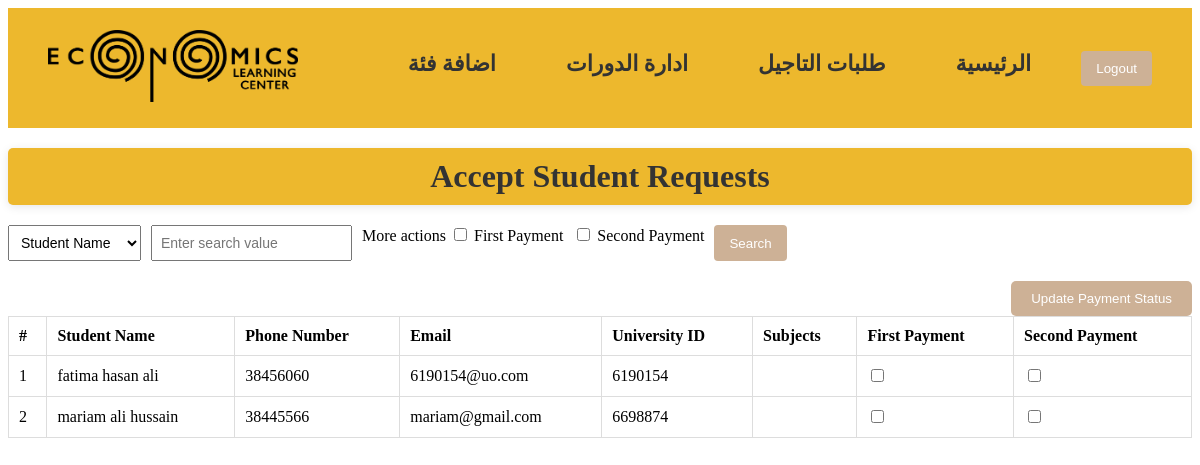
Screenshot of /accepted-requests/ with the database file from the repository.
### main_app/models.py (models this page shows, shortened)
class StudentRequest(models.Model):
    student_name = models.CharField(max_length=255)
    phone_number = models.CharField(max_length=15, null=True)
    email = models.EmailField(max_length=255, null=True)
    univ_id = models.CharField(max_length=20, null=True)
    subject = models.ManyToManyField(Subject)
    attachment = models.FileField(upload_to='attachments/', blank=True, null=True)
    status = models.CharField(max_length=10, default='Pending')
    created_at = models.DateTimeField(auto_now_add=True)
    first_payment = models.BooleanField(default=False)
    second_payment = models.BooleanField(default=False)

### main_app/views.py (the view, shortened to what this page needs)
# urls.py: path('accepted-requests/', views.accept_admin, name='accept_admin'),
def accept_admin(request):
    query = request.GET.get('search', '')
    query_field = request.GET.get('field', 'student_name')  # Default to student_name
    first_payment = request.GET.get('first_payment')  # Check if first_payment is checked
    second_payment = request.GET.get('second_payment')  # Check if second_payment is checked
    accepted_requests = StudentRequest.objects.filter(status='Approved')
    if first_payment and not second_payment:
        accepted_requests = accepted_requests.filter(first_payment=False)
    elif second_payment and not first_payment:
        accepted_requests = accepted_requests.filter(second_payment=False)
    return render(request, 'accounts/accept_admin.html', {
        'requests': accepted_requests,
        'query': query,
        'query_field': query_field,
        'first_payment': first_payment,
        'second_payment': second_payment
    })

### main_app/templates/accounts/accept_admin.html (shortened to what this page needs)
{% load static %}
<!DOCTYPE html>
<html>
<head>
  <link rel="stylesheet" href="{% static 'styles/accept_admin.css' %}">
</head>
<body>
  <header>
    <nav>
      <a href="{% url 'admin_page' %}">
        <img src="{% static 'images/logo-horizantal.png' %}" alt="Elc logo" />
    </a>
      <ul>
        <li><a href="{% url 'add_category' %}">اضافة فئة</a></li>
        <li><a href="{% url 'add_subject' %}">ادارة الدورات</a></li>
        <li><a href="{% url 'accept_admin' %}">طلبات التاجيل</a></li>
        <li><a href="{% url 'admin_page' %}">الرئيسية</a></li>
        <li>
          <form action="{% url 'logout' %}" method="POST">
            <button type="submit">Logout</button>
          </form>
        </li>
      </ul>
    </nav>
  </header>
<h2>Accept Student Requests</h2>
<div class="search-bar">
  <form method="GET" action="{% url 'accept_admin' %}">
      <select name="field">
          <option value="student_name" {% if query_field == 'student_name' %}selected{% endif %}>Student Name</option>
      </select>
      <input type="text" name="search" value="{{ query }}" placeholder="Enter search value">
      <label>More actions
          <input type="checkbox" name="first_payment" {% if first_payment %}checked{% endif %}> First Payment
      </label>
      <label>
          <input type="checkbox" name="second_payment" {% if second_payment %}checked{% endif %}> Second Payment
      </label>
      <button type="submit">Search</button>
  </form>
</div>
<form method="POST" action="{% url 'accept_admin' %}">
  <table>
    <button type="submit" id="update-payment-btn">Update Payment Status</button>
    <thead>
      <tr>
        <th>#</th>
        <th>Student Name</th>
        <th>Phone Number</th>
        <th>Email</th>
        <th>University ID</th>
        <th>Subjects</th>
        <th>First Payment</th>
        <th>Second Payment</th>
      </tr>
    </thead>
    <tbody>
      {% for request in requests %}
      <tr>
        <td>{{ forloop.counter }}</td>
        <td>{{ request.student_name }}</td>
        <td>{{ request.phone_number }}</td>
        <td>{{ request.email }}</td>
        <td>{{ request.univ_id }}</td>
        <td>
        </td>
        <td>
          <input type="checkbox" name="first_payment_{{ request.id }}" {% if request.first_payment %}checked{% endif %}>
        </td>
        <td>
          <input type="checkbox" name="second_payment_{{ request.id }}" {% if request.second_payment %}checked{% endif %}>
        </td>
      </tr>
      {% empty %}
      <tr><td colspan="8">No approved requests found</td></tr>
      {% endfor %}
    </tbody>
  </table>
</form>
</body>
</html>

### static/styles/accept_admin.css (style rules this page uses)
header { background-color: #edb82d; padding: 20px 40px; }
nav { display: flex; align-items: center; justify-content: space-between; height: 80px; }
nav img { width: 250px; height: auto; }
nav ul { list-style: none; display: flex; gap: 30px; margin: 0; padding: 0; }
nav ul li { position: relative; }
nav ul li a { text-decoration: none; color: #333; font-weight: bold; font-size: 22px; padding: 15px 20px; transition: background-color 0.3s; }
h2 { text-align: center; font-size: 2em; color: #333; margin: 20px 0; padding: 10px; background-color: #edb82d; border-radius: 5px; box-shadow: 0 2px 10px rgba(0, 0, 0, 0.1); }
table { width: 100%; border-collapse: collapse; }
th, td { padding: 10px; text-align: left; border: 1px solid #ddd; }
button { padding: 10px 15px; background-color: #cdb196; color: white; border: none; border-radius: 4px; cursor: pointer; }
#update-payment-btn { display: block; margin-left: auto; margin-right: 0; padding: 10px 20px; background-color: #cdb196; color: white; border: none; border-radius: 5px; cursor: pointer; transition: background-color 0.3s; }
.search-bar { display: flex; align-items: center; margin-bottom: 20px; }
.search-bar form { display: flex; gap: 10px; }
input[type="text"], select { padding: 8px; font-size: 14px; }
label { margin: 0; }

### rows the page displays
StudentRequest: student_name "fatima hasan ali", phone_number "38456060", email "6190154@uo.com", univ_id "6190154"
StudentRequest: student_name "mariam ali hussain", phone_number "38445566", email "mariam@gmail.com", univ_id "6698874"
